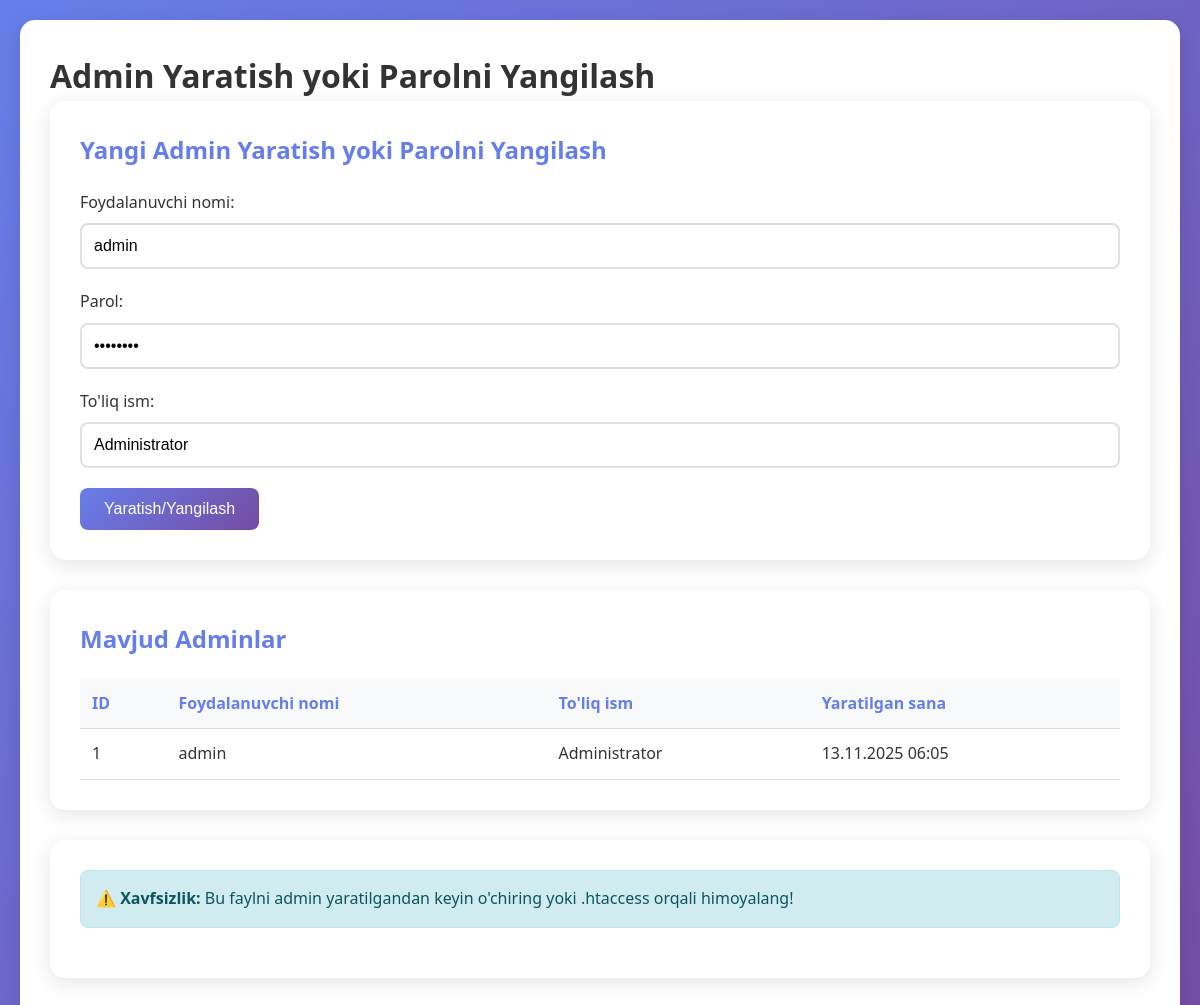
Page /admin/create_admin.php on the committed database.
### tables this page shows
CREATE TABLE users (
    id INT PRIMARY KEY AUTO_INCREMENT,
    username VARCHAR(50) UNIQUE NOT NULL,
    password VARCHAR(255) NOT NULL,
    full_name VARCHAR(100) NOT NULL,
    role ENUM('admin', 'student') DEFAULT 'student',
    created_at TIMESTAMP DEFAULT CURRENT_TIMESTAMP
);

### admin/create_admin.php (the view, shortened to what this page needs)
<?php
$conn = getDBConnection();
$admins_query = "SELECT id, username, full_name, created_at FROM users WHERE role = 'admin' ORDER BY created_at DESC";
$admins_result = $conn->query($admins_query);
$admins = $admins_result->fetchAll();
?>
<!DOCTYPE html>
<html lang="uz">
<head>
    <link rel="stylesheet" href="../assets/css/style.css">
</head>
<body>
    <div class="container">
        <div class="admin-section">
            <h1>Admin Yaratish yoki Parolni Yangilash</h1>
            <div class="admin-section">
                <h2>Yangi Admin Yaratish yoki Parolni Yangilash</h2>
                <form method="POST" action="">
                    <div class="form-group">
                        <label for="username">Foydalanuvchi nomi:</label>
                        <input type="text" id="username" name="username" value="admin" required>
                    </div>
                    <div class="form-group">
                        <label for="password">Parol:</label>
                        <input type="password" id="password" name="password" value="admin123" required>
                    </div>
                    <div class="form-group">
                        <label for="full_name">To'liq ism:</label>
                        <input type="text" id="full_name" name="full_name" value="Administrator" required>
                    </div>
                    <button type="submit" class="btn btn-primary">Yaratish/Yangilash</button>
                </form>
            </div>
            <div class="admin-section">
                <h2>Mavjud Adminlar</h2>
                <?php if (count($admins) > 0): ?>
                    <table class="data-table">
                        <thead>
                            <tr>
                                <th>ID</th>
                                <th>Foydalanuvchi nomi</th>
                                <th>To'liq ism</th>
                                <th>Yaratilgan sana</th>
                            </tr>
                        </thead>
                        <tbody>
                            <?php foreach ($admins as $admin): ?>
                                <tr>
                                    <td><?php echo $admin['id']; ?></td>
                                    <td><?php echo htmlspecialchars($admin['username']); ?></td>
                                    <td><?php echo htmlspecialchars($admin['full_name']); ?></td>
                                    <td><?php echo date('d.m.Y H:i', strtotime($admin['created_at'])); ?></td>
                                </tr>
                            <?php endforeach; ?>
                        </tbody>
                    </table>
                <?php else: ?>
                    <div class="alert alert-info">Hozircha adminlar mavjud emas.</div>
                <?php endif; ?>
            </div>
            <div class="admin-section">
                <div class="alert alert-info">
                    <strong>⚠️ Xavfsizlik:</strong> Bu faylni admin yaratilgandan keyin o'chiring yoki .htaccess orqali himoyalang!
                </div>
            </div>
        </div>
    </div>
</body>
</html>

### assets/css/style.css (style rules this page uses)
* { margin: 0; padding: 0; box-sizing: border-box; }
body { font-family: "Segoe UI", Tahoma, Geneva, Verdana, sans-serif; background: linear-gradient(135deg, #667eea 0%, #764ba2 100%); min-height: 100vh; color: #333; line-height: 1.6; }
.container { max-width: 1200px; margin: 0 auto; padding: 20px; }
.form-group { margin-bottom: 20px; }
.form-group label { display: block; margin-bottom: 8px; color: #333; font-weight: 500; }
.form-group input[type="text"], .form-group input[type="password"], .form-group select, .form-group textarea { width: 100%; padding: 12px; border: 2px solid #e0e0e0; border-radius: 8px; font-size: 16px; transition: border-color 0.3s; }
.btn { padding: 12px 24px; border: none; border-radius: 8px; font-size: 16px; cursor: pointer; text-decoration: none; display: inline-block; transition: all 0.3s; font-weight: 500; }
.btn-primary { background: linear-gradient(135deg, #667eea 0%, #764ba2 100%); color: white; }
.alert { padding: 15px; border-radius: 8px; margin-bottom: 20px; }
.alert-info { background: #d1ecf1; color: #0c5460; border: 1px solid #bee5eb; }
.admin-section { background: white; border-radius: 15px; padding: 30px; margin-bottom: 30px; box-shadow: 0 5px 20px rgba(0, 0, 0, 0.1); }
.admin-section h2 { color: #667eea; margin-bottom: 20px; }
.data-table { width: 100%; border-collapse: collapse; margin-top: 20px; }
.data-table th, .data-table td { padding: 12px; text-align: left; border-bottom: 1px solid #e0e0e0; }
.data-table th { background: #f8f9fa; color: #667eea; font-weight: 600; }

### rows in the picture
users: id "1", username "admin", full_name "Administrator", created_at "13.11.2025 06:05"
